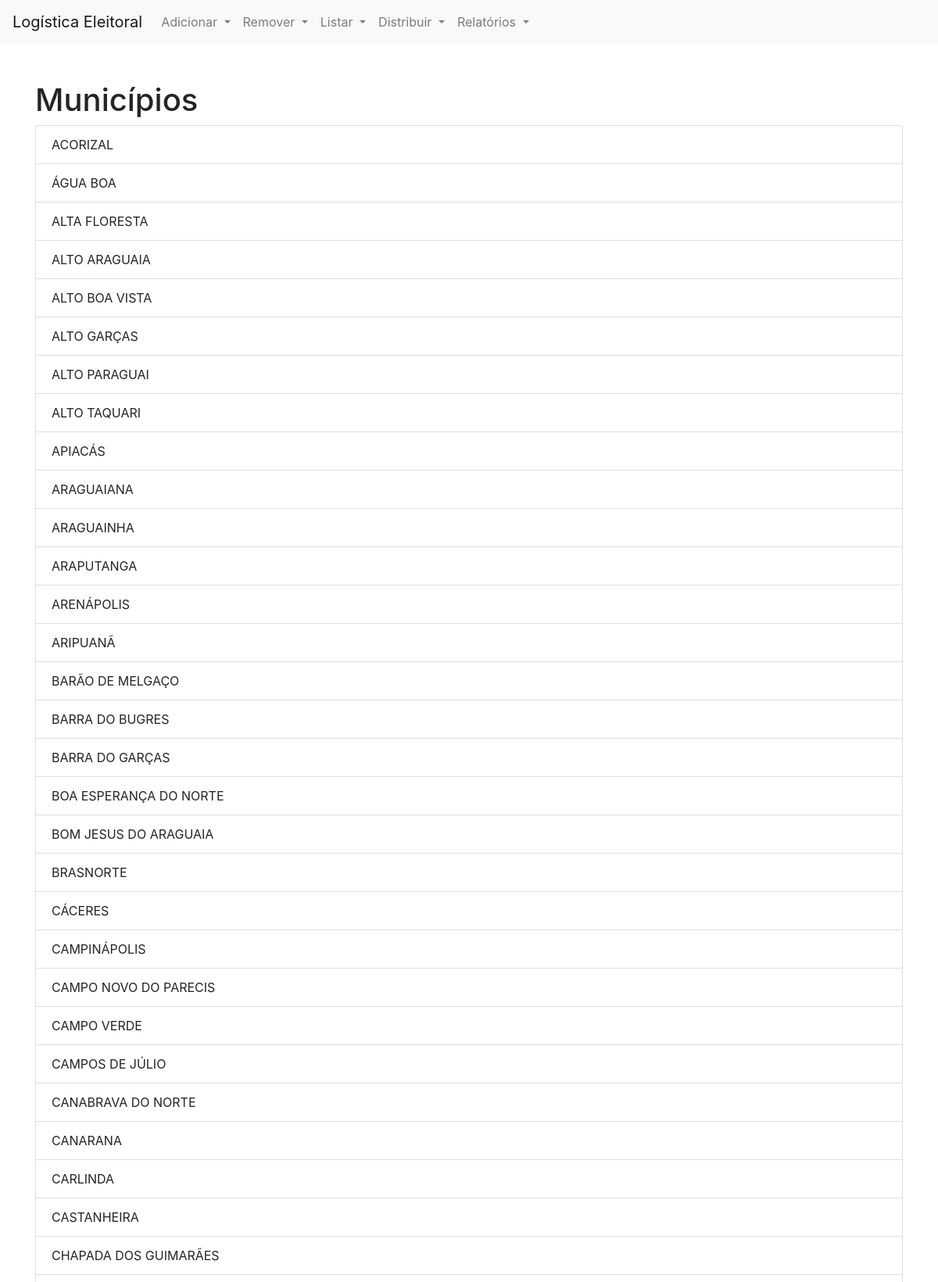
The app's page /listar_municipios/ (signed in, upper part) with its own data.
### logisApp/models.py (models this page shows, shortened)
class Municipio(models.Model):
    nome = models.CharField(max_length=100)
    cod = models.CharField(max_length=8)

### logisApp/views/CrudViews.py (the view)
# urls.py: path('listar_municipios/', CrudViews.listar_municipios, name='listar_municipios'),
@login_required
def listar_municipios(request):
    municipios = Municipio.objects.all()
    return render(request, 'logisApp/listar_municipios.html', {'municipios': municipios})

### logisApp/templates/logisApp/listar_municipios.html (shortened to what this page needs)
{% extends 'logisApp/base.html' %}
{% block content %}
<h1>Municípios</h1>
<ul class="list-group">
    {% for municipio in municipios %}
        <li class="list-group-item">{{ municipio.nome }}</li>
    {% endfor %}
</ul>
{% endblock %}

### records on screen
Municipio: nome "ACORIZAL"
Municipio: nome "ÁGUA BOA"
Municipio: nome "ALTA FLORESTA"
Municipio: nome "ALTO ARAGUAIA"
Municipio: nome "ALTO BOA VISTA"
Municipio: nome "ALTO GARÇAS"
Municipio: nome "ALTO PARAGUAI"
Municipio: nome "ALTO TAQUARI"
Municipio: nome "APIACÁS"
Municipio: nome "ARAGUAIANA"
Municipio: nome "ARAGUAINHA"
Municipio: nome "ARAPUTANGA"
Municipio: nome "ARENÁPOLIS"
Municipio: nome "ARIPUANÃ"
Municipio: nome "BARÃO DE MELGAÇO"
Municipio: nome "BARRA DO BUGRES"
Municipio: nome "BARRA DO GARÇAS"
Municipio: nome "BOA ESPERANÇA DO NORTE"
Municipio: nome "BOM JESUS DO ARAGUAIA"
Municipio: nome "BRASNORTE"
Municipio: nome "CÁCERES"
Municipio: nome "CAMPINÁPOLIS"
Municipio: nome "CAMPO NOVO DO PARECIS"
Municipio: nome "CAMPO VERDE"
Municipio: nome "CAMPOS DE JÚLIO"
Municipio: nome "CANABRAVA DO NORTE"
Municipio: nome "CANARANA"
Municipio: nome "CARLINDA"
Municipio: nome "CASTANHEIRA"
Municipio: nome "CHAPADA DOS GUIMARÃES"
